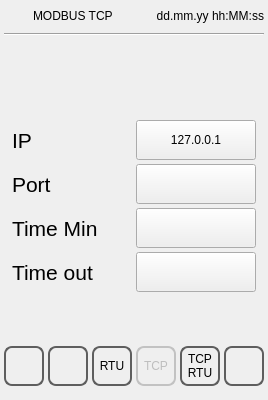
<?xml version="1.0" encoding="UTF-8"?>
<ui version="4.0">
 <class>commpar_tcp</class>
 <widget class="QWidget" name="commpar_tcp">
  <property name="geometry">
   <rect>
    <x>0</x>
    <y>0</y>
    %Model%
   </rect>
  </property>
  <property name="minimumSize">
   <size>
    <width>0</width>
    <height>0</height>
   </size>
  </property>
  <property name="maximumSize">
   <size>
    <width>16777215</width>
    <height>16777215</height>
   </size>
  </property>
  <property name="windowTitle">
   <string>commpar_tcp</string>
  </property>
  <property name="styleSheet">
   <string notr="true">QPushButton
{
	font: 20pt &quot;Ubuntu&quot;;
}</string>
  </property>
  <layout class="QVBoxLayout" name="verticalLayout">
   <property name="spacing">
    <number>4</number>
   </property>
   <property name="margin">
    <number>4</number>
   </property>
   <item>
    <layout class="QHBoxLayout" name="horizontalLayout">
     <property name="sizeConstraint">
      <enum>QLayout::SetMinimumSize</enum>
     </property>
     <item>
      <widget class="QLabel" name="labelIcon">
       <property name="minimumSize">
        <size>
         <width>25</width>
         <height>25</height>
        </size>
       </property>
       <property name="maximumSize">
        <size>
         <width>25</width>
         <height>25</height>
        </size>
       </property>
       <property name="focusPolicy">
        <enum>Qt::NoFocus</enum>
       </property>
       <property name="styleSheet">
        <string notr="true"/>
       </property>
       <property name="text">
        <string/>
       </property>
      </widget>
     </item>
     <item>
      <widget class="QLabel" name="labelTitle">
       <property name="sizePolicy">
        <sizepolicy hsizetype="Preferred" vsizetype="Fixed">
         <horstretch>0</horstretch>
         <verstretch>0</verstretch>
        </sizepolicy>
       </property>
       <property name="focusPolicy">
        <enum>Qt::NoFocus</enum>
       </property>
       <property name="text">
        <string>MODBUS TCP</string>
       </property>
      </widget>
     </item>
     <item>
      <widget class="QLabel" name="labelUserName">
       <property name="text">
        <string/>
       </property>
      </widget>
     </item>
     <item>
      <widget class="QLabel" name="labelDataOra">
       <property name="sizePolicy">
        <sizepolicy hsizetype="Preferred" vsizetype="Fixed">
         <horstretch>0</horstretch>
         <verstretch>0</verstretch>
        </sizepolicy>
       </property>
       <property name="focusPolicy">
        <enum>Qt::NoFocus</enum>
       </property>
       <property name="text">
        <string>dd.mm.yy hh:MM:ss</string>
       </property>
       <property name="alignment">
        <set>Qt::AlignRight|Qt::AlignTrailing|Qt::AlignVCenter</set>
       </property>
      </widget>
     </item>
    </layout>
   </item>
   <item>
    <widget class="Line" name="line">
     <property name="focusPolicy">
      <enum>Qt::NoFocus</enum>
     </property>
     <property name="orientation">
      <enum>Qt::Horizontal</enum>
     </property>
    </widget>
   </item>
   <item>
    <spacer name="verticalSpacer">
     <property name="focusPolicy">
      <enum>Qt::NoFocus</enum>
     </property>
     <property name="orientation">
      <enum>Qt::Vertical</enum>
     </property>
     <property name="sizeHint" stdset="0">
      <size>
       <width>20</width>
       <height>40</height>
      </size>
     </property>
    </spacer>
   </item>
   <item>
    <spacer name="verticalSpacer_3">
     <property name="focusPolicy">
      <enum>Qt::NoFocus</enum>
     </property>
     <property name="orientation">
      <enum>Qt::Vertical</enum>
     </property>
     <property name="sizeHint" stdset="0">
      <size>
       <width>20</width>
       <height>40</height>
      </size>
     </property>
    </spacer>
   </item>
   <item>
    <layout class="QGridLayout" name="gridLayout">
     <property name="leftMargin">
      <number>8</number>
     </property>
     <property name="rightMargin">
      <number>8</number>
     </property>
     <item row="1" column="1">
      <widget class="QPushButton" name="pushButtonIpTCP">
       <property name="minimumSize">
        <size>
         <width>0</width>
         <height>40</height>
        </size>
       </property>
       <property name="focusPolicy">
        <enum>Qt::NoFocus</enum>
       </property>
       <property name="text">
        <string>127.0.0.1</string>
       </property>
      </widget>
     </item>
     <item row="1" column="0">
      <widget class="QLabel" name="labelIpTCP">
       <property name="minimumSize">
        <size>
         <width>0</width>
         <height>40</height>
        </size>
       </property>
       <property name="font">
        <font>
         <pointsize>16</pointsize>
        </font>
       </property>
       <property name="focusPolicy">
        <enum>Qt::NoFocus</enum>
       </property>
       <property name="text">
        <string>IP</string>
       </property>
      </widget>
     </item>
     <item row="2" column="1">
      <widget class="QPushButton" name="pushButtonPortTCP">
       <property name="minimumSize">
        <size>
         <width>0</width>
         <height>40</height>
        </size>
       </property>
       <property name="focusPolicy">
        <enum>Qt::NoFocus</enum>
       </property>
       <property name="text">
        <string/>
       </property>
      </widget>
     </item>
     <item row="2" column="0">
      <widget class="QLabel" name="labelPortTCP">
       <property name="minimumSize">
        <size>
         <width>0</width>
         <height>40</height>
        </size>
       </property>
       <property name="font">
        <font>
         <pointsize>16</pointsize>
        </font>
       </property>
       <property name="focusPolicy">
        <enum>Qt::NoFocus</enum>
       </property>
       <property name="text">
        <string>Port</string>
       </property>
      </widget>
     </item>
     <item row="4" column="1">
      <widget class="QPushButton" name="pushButtonTimeOutTCP">
       <property name="minimumSize">
        <size>
         <width>0</width>
         <height>40</height>
        </size>
       </property>
       <property name="focusPolicy">
        <enum>Qt::NoFocus</enum>
       </property>
       <property name="text">
        <string/>
       </property>
      </widget>
     </item>
     <item row="4" column="0">
      <widget class="QLabel" name="labelTimeOutTCP">
       <property name="minimumSize">
        <size>
         <width>0</width>
         <height>40</height>
        </size>
       </property>
       <property name="font">
        <font>
         <pointsize>16</pointsize>
        </font>
       </property>
       <property name="focusPolicy">
        <enum>Qt::NoFocus</enum>
       </property>
       <property name="text">
        <string>Time out</string>
       </property>
      </widget>
     </item>
     <item row="3" column="0">
      <widget class="QLabel" name="labelTimeMinTCP">
       <property name="minimumSize">
        <size>
         <width>0</width>
         <height>40</height>
        </size>
       </property>
       <property name="font">
        <font>
         <pointsize>16</pointsize>
        </font>
       </property>
       <property name="focusPolicy">
        <enum>Qt::NoFocus</enum>
       </property>
       <property name="text">
        <string>Time Min</string>
       </property>
      </widget>
     </item>
     <item row="3" column="1">
      <widget class="QPushButton" name="pushButtonTimeMinTCP">
       <property name="minimumSize">
        <size>
         <width>0</width>
         <height>40</height>
        </size>
       </property>
       <property name="focusPolicy">
        <enum>Qt::NoFocus</enum>
       </property>
       <property name="text">
        <string/>
       </property>
      </widget>
     </item>
    </layout>
   </item>
   <item>
    <spacer name="verticalSpacer_2">
     <property name="focusPolicy">
      <enum>Qt::NoFocus</enum>
     </property>
     <property name="orientation">
      <enum>Qt::Vertical</enum>
     </property>
     <property name="sizeHint" stdset="0">
      <size>
       <width>20</width>
       <height>40</height>
      </size>
     </property>
    </spacer>
   </item>
   <item>
    <layout class="QHBoxLayout" name="horizontalLayoutButtons">
     <item>
      <widget class="QPushButton" name="pushButtonHome">
       <property name="minimumSize">
        <size>
         <width>40</width>
         <height>40</height>
        </size>
       </property>
       <property name="maximumSize">
        <size>
         <width>40</width>
         <height>40</height>
        </size>
       </property>
       <property name="focusPolicy">
        <enum>Qt::NoFocus</enum>
       </property>
       <property name="styleSheet">
        <string notr="true">QPushButton
{
border: 2px solid  rgb(94, 94, 94);
border-radius: 8px;
qproperty-icon: url(:/systemicons/img/Home.png);
qproperty-iconSize: 24px 24px;
qproperty-focusPolicy: NoFocus;
}
QPushButton:pressed
{
border: 2px solid  rgb(194, 194, 194);
background-color:  rgb(255, 255, 127);
}
QPushButton:disabled
{
border: 2px solid  rgb(194, 194, 194);
}
</string>
       </property>
       <property name="text">
        <string/>
       </property>
      </widget>
     </item>
     <item>
      <widget class="QPushButton" name="pushButtonBack">
       <property name="minimumSize">
        <size>
         <width>40</width>
         <height>40</height>
        </size>
       </property>
       <property name="maximumSize">
        <size>
         <width>40</width>
         <height>40</height>
        </size>
       </property>
       <property name="focusPolicy">
        <enum>Qt::NoFocus</enum>
       </property>
       <property name="styleSheet">
        <string notr="true">QPushButton
{
border: 2px solid  rgb(94, 94, 94);
border-radius: 8px;
qproperty-icon: url(:/systemicons/img/Go_back.png);
qproperty-iconSize: 24px 24px;
qproperty-focusPolicy: NoFocus;
}
QPushButton:pressed
{
border: 2px solid  rgb(194, 194, 194);
background-color:  rgb(255, 255, 127);
}
QPushButton:disabled
{
border: 2px solid  rgb(194, 194, 194);
}
</string>
       </property>
       <property name="text">
        <string/>
       </property>
      </widget>
     </item>
     <item>
      <widget class="QPushButton" name="pushButtonRTU">
       <property name="minimumSize">
        <size>
         <width>40</width>
         <height>40</height>
        </size>
       </property>
       <property name="maximumSize">
        <size>
         <width>40</width>
         <height>40</height>
        </size>
       </property>
       <property name="focusPolicy">
        <enum>Qt::NoFocus</enum>
       </property>
       <property name="styleSheet">
        <string notr="true">QPushButton
{
border: 2px solid  rgb(94, 94, 94);
border-radius: 8px;
font: 12pt &quot;Ubuntu&quot;;
qproperty-focusPolicy: NoFocus;
}
QPushButton:pressed
{
border: 2px solid  rgb(194, 194, 194);
background-color:  rgb(255, 255, 127);
}
QPushButton:disabled
{
border: 2px solid  rgb(194, 194, 194);
}
</string>
       </property>
       <property name="text">
        <string>RTU</string>
       </property>
      </widget>
     </item>
     <item>
      <widget class="QPushButton" name="pushButtonTCP">
       <property name="enabled">
        <bool>false</bool>
       </property>
       <property name="minimumSize">
        <size>
         <width>40</width>
         <height>40</height>
        </size>
       </property>
       <property name="maximumSize">
        <size>
         <width>40</width>
         <height>40</height>
        </size>
       </property>
       <property name="focusPolicy">
        <enum>Qt::NoFocus</enum>
       </property>
       <property name="styleSheet">
        <string notr="true">QPushButton
{
border: 2px solid  rgb(94, 94, 94);
border-radius: 8px;
font: 12pt &quot;Ubuntu&quot;;
qproperty-focusPolicy: NoFocus;
}
QPushButton:pressed
{
border: 2px solid  rgb(194, 194, 194);
background-color:  rgb(255, 255, 127);
}
QPushButton:disabled
{
border: 2px solid  rgb(194, 194, 194);
}
</string>
       </property>
       <property name="text">
        <string>TCP</string>
       </property>
      </widget>
     </item>
     <item>
      <widget class="QPushButton" name="pushButtonTCPRTU">
       <property name="minimumSize">
        <size>
         <width>40</width>
         <height>40</height>
        </size>
       </property>
       <property name="maximumSize">
        <size>
         <width>40</width>
         <height>40</height>
        </size>
       </property>
       <property name="focusPolicy">
        <enum>Qt::NoFocus</enum>
       </property>
       <property name="styleSheet">
        <string notr="true">QPushButton
{
border: 2px solid  rgb(94, 94, 94);
border-radius: 8px;
font: 12pt &quot;Ubuntu&quot;;
qproperty-focusPolicy: NoFocus;
}
QPushButton:pressed
{
border: 2px solid  rgb(194, 194, 194);
background-color:  rgb(255, 255, 127);
}
QPushButton:disabled
{
border: 2px solid  rgb(194, 194, 194);
}
</string>
       </property>
       <property name="text">
        <string>TCP
RTU</string>
       </property>
      </widget>
     </item>
     <item>
      <spacer name="horizontalSpacer">
       <property name="minimumSize">
        <size>
         <width>0</width>
         <height>60</height>
        </size>
       </property>
       <property name="maximumSize">
        <size>
         <width>16777215</width>
         <height>60</height>
        </size>
       </property>
       <property name="focusPolicy">
        <enum>Qt::NoFocus</enum>
       </property>
       <property name="orientation">
        <enum>Qt::Horizontal</enum>
       </property>
       <property name="sizeHint" stdset="0">
        <size>
         <width>40</width>
         <height>20</height>
        </size>
       </property>
      </spacer>
     </item>
     <item>
      <widget class="QPushButton" name="pushButtonOk">
       <property name="minimumSize">
        <size>
         <width>40</width>
         <height>40</height>
        </size>
       </property>
       <property name="maximumSize">
        <size>
         <width>40</width>
         <height>40</height>
        </size>
       </property>
       <property name="focusPolicy">
        <enum>Qt::NoFocus</enum>
       </property>
       <property name="styleSheet">
        <string notr="true">QPushButton
{
border: 2px solid  rgb(94, 94, 94);
border-radius: 8px;
qproperty-icon: url(:/systemicons/img/OK.png);
qproperty-iconSize: 24px 24px;
qproperty-focusPolicy: NoFocus;
}
QPushButton:pressed
{
border: 2px solid  rgb(194, 194, 194);
background-color:  rgb(255, 255, 127);
}
QPushButton:disabled
{
border: 2px solid  rgb(194, 194, 194);
}
</string>
       </property>
       <property name="text">
        <string/>
       </property>
      </widget>
     </item>
    </layout>
   </item>
  </layout>
 </widget>
 <resources/>
 <connections/>
</ui>
